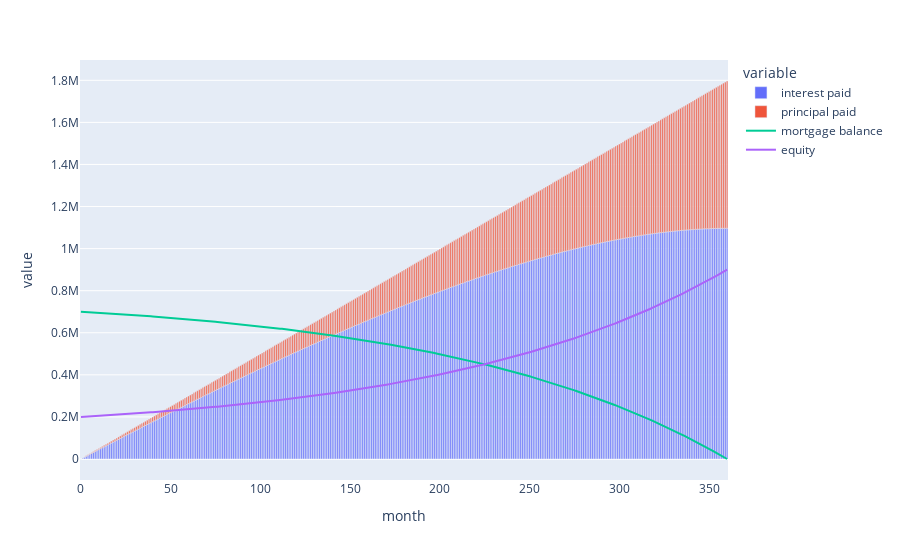

Write notebook code for a chart like this one.
### Markdown cell above
# Mortgage Amortization

### Code cell
ma_df = dataframes.mortgage_amortization(loan_value, LOAN_APR, PAYMENTS_N, DURATION, DOWN_PAYMENT)
display(ma_df.round(0))

fig = px.bar(ma_df, x=ma_df.index, y=['interest paid', 'principal paid'])
fig.add_scatter(x=ma_df.index, y=ma_df['mortgage balance'], name='mortgage balance')
fig.add_scatter(x=ma_df.index, y=ma_df['equity'], name='equity')
fig.show()

### Figure 1 — Plotly figure (JSON) as saved in the notebook; plotly's stock layout.template omitted (floating-point values rounded to 4 significant figures; data arrays with more than 128 entries replaced by an {"elided": "..."} marker saying what was removed)
{"data": [{"alignmentgroup": "True", "hovertemplate": "variable=interest paid<br>month=%{x}<br>value=%{y}<extra></extra>", "legendgroup": "interest paid", "marker": {"color": "#636efa", "pattern": {"shape": ""}}, "name": "interest paid", "offsetgroup": "interest paid", "orientation": "v", "showlegend": true, "textposition": "auto", "type": "bar", "x": {"elided": "361 int values"}, "xaxis": "x", "y": {"elided": "361 float values"}, "yaxis": "y"}, {"alignmentgroup": "True", "hovertemplate": "variable=principal paid<br>month=%{x}<br>value=%{y}<extra></extra>", "legendgroup": "principal paid", "marker": {"color": "#EF553B", "pattern": {"shape": ""}}, "name": "principal paid", "offsetgroup": "principal paid", "orientation": "v", "showlegend": true, "textposition": "auto", "type": "bar", "x": {"elided": "361 int values"}, "xaxis": "x", "y": {"elided": "361 float values"}, "yaxis": "y"}, {"name": "mortgage balance", "type": "scatter", "x": {"elided": "361 int values"}, "y": {"elided": "361 float values"}}, {"name": "equity", "type": "scatter", "x": {"elided": "361 int values"}, "y": {"elided": "361 float values"}}], "layout": {"barmode": "relative", "legend": {"title": {"text": "variable"}, "tracegroupgap": 0}, "margin": {"t": 60}, "xaxis": {"anchor": "y", "domain": [0, 1], "title": {"text": "month"}}, "yaxis": {"anchor": "x", "domain": [0, 1], "title": {"text": "value"}}}}
